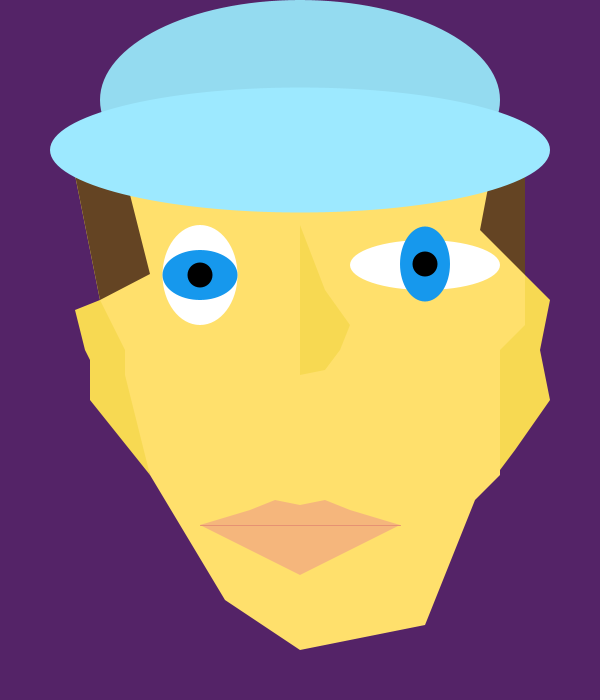
Frame 1 (no input)
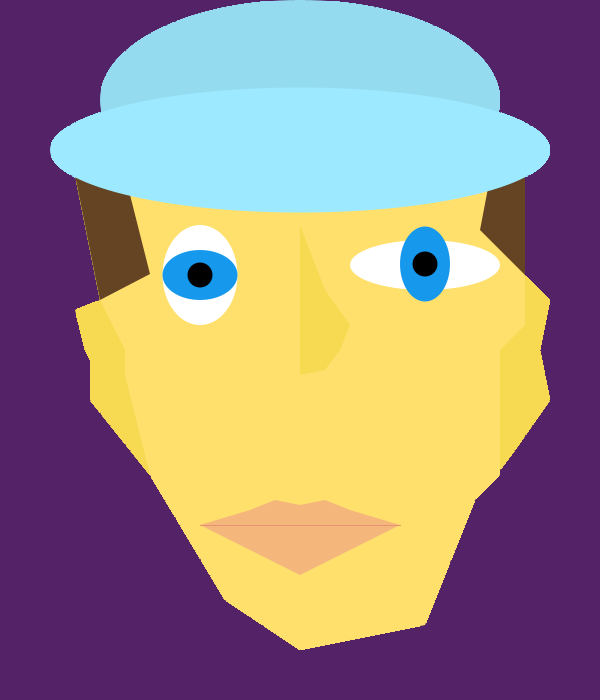
Frame 60 (the mouse pressed at the canvas centre just before this capture)
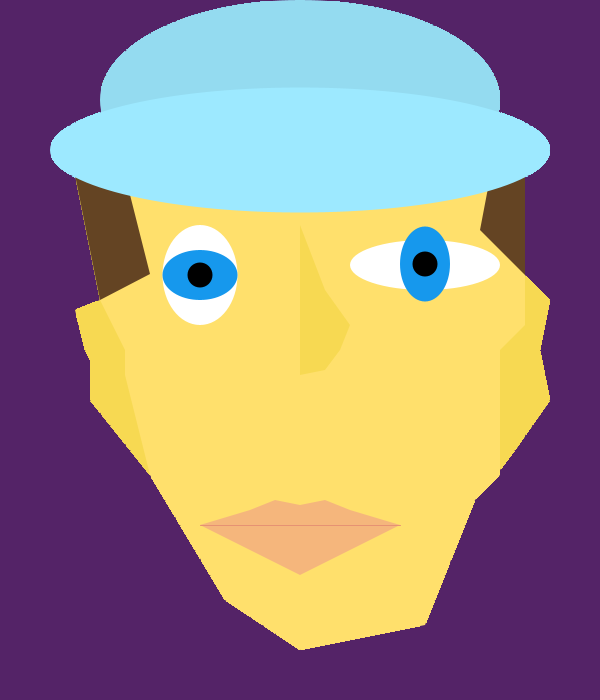
Frame 120 (the mouse held since frame 60 and released just before this capture)

The Processing sketch that drew these frames (run headless with seeded random() and noise(); from frame 60 on, the mouse is pressed at the canvas centre):

// Processing sketch: processing_86578
// ── processing_86578.pde

void setup(){
  size(600,700);
  background(84,35,103);
}
 
void draw(){
  println(mouseX +","+ mouseY);
  
  stroke(84,35,103);  
  for (int i = 0; i < width; i += 25){
    for (int j = 0; j < height; j += 25){
      line(i,j,i,height);
      line(i,j,width,j);
    }
  }
  fill(247,217,82);
  noStroke();
    beginShape();
    vertex(130,285);
    vertex(100,300);
    vertex(75,310);
    vertex(85,350);
    vertex(90,360);
    vertex(90,400);
    vertex(150,475);
    
    endShape();
    
    beginShape();
    vertex(500,250);
    vertex(535,285);
    vertex(550,300);
    vertex(540,350);
    vertex(550,400);
    vertex(515,450);
    vertex(500,470);
    
    endShape();
  
  fill(255,224,108);
  noStroke();
   beginShape();
    vertex(300,50);
    vertex(100,150);
    vertex(75,175);
    vertex(100,300);
    vertex(125,350);
    vertex(125,375);
    vertex(150,475);
    vertex(225,600);
    vertex(300,650);
    vertex(425,625);
    vertex(475,500);
    vertex(500,475);
    vertex(500,350);
    vertex(525,325);
    vertex(525,150);
    
    endShape();
    
  fill(247,217,82);
 beginShape();
   vertex(300,225);
   vertex(325,290);
   vertex(350,325);
   vertex(340,350);
   vertex(325,370);
   vertex(300,375);
   
   endShape();
   
   fill(245,182,124);
   beginShape();
     vertex(300,505);
     vertex(275,500);
     vertex(250,510);
     vertex(200,525);
     vertex(300,575);
     vertex(400,525);
     vertex(350,510);
     vertex(325,500);
     
     endShape();
     
    fill(100,68,35);
    beginShape();
      vertex(500,125);
      vertex(480,230);
      vertex(525,275);
      vertex(525,150);
      
      endShape();
     
    beginShape();  
      vertex(75,175);
      vertex(100,300);
      vertex(150,274);
      vertex(125,175);
      
      endShape();
  
   
 fill(148,219,240);
 ellipse(300,100,400,200);
 
 fill(157,233,255);
 ellipse(300,150,500,125);
 
 fill(255);
 ellipse(425,265,150,50);
 
 ellipse(200,275,75,100);
 
 fill(22,152,237);
 ellipse(425,264,50,75);
 
 ellipse(200,275,75,50);
 
 fill(0);
 ellipse(425,264,25,25);
 ellipse(200,275,25,25);
 
 stroke(230,146,115);
 strokeCap(ROUND);
 line(200,525,400,525);
 

   
}
